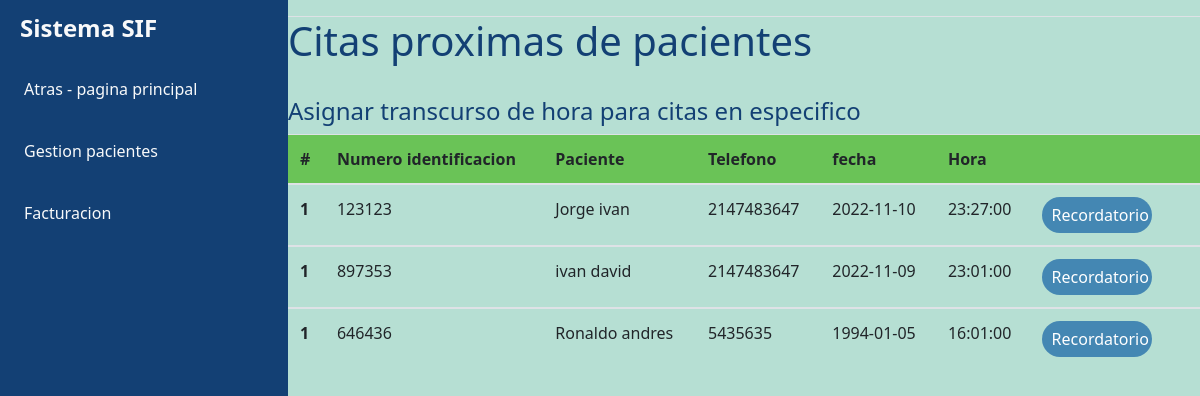
/vistas/secretaria/citas.php, run on the app's committed database.
### tables this page shows
CREATE TABLE `citas` (
  `Fecha` date NOT NULL,
  `Hora` time NOT NULL,
  `NumeroIdentificacion` int(11) NOT NULL
);

CREATE TABLE `pacientes` (
  `TipoIdentificacion` varchar(30) NOT NULL,
  `NumeroIdentificacion` int(11) NOT NULL,
  `Nombre` varchar(30) NOT NULL,
  `Apellidos` varchar(30) NOT NULL,
  `CorreoElectronico` varchar(50) NOT NULL,
  `Telefono` int(11) NOT NULL,
  `CIudadResidencia` varchar(30) NOT NULL,
  `DireccionResidencia` varchar(30) NOT NULL,
  `Sexo` varchar(30) NOT NULL,
  `FechaNacimiento` date NOT NULL,
  `NombreAcudiente` varchar(30) NOT NULL,
  `ApellidosAcudiente` varchar(30) NOT NULL,
  `CorreoAcudiente` varchar(30) NOT NULL,
  `TelefonoAcudiente` int(11) NOT NULL,
  `EdadAcudiente` int(11) NOT NULL
);

### vistas/secretaria/citas.php (the view, shortened to what this page needs)
<?php
$conexion = mysqli_connect('localhost', 'root', '', 'proyecto_final_web2');
?>
<!doctype html>
<html lang="en">
<head>
  <link rel="stylesheet" href="https://stackpath.bootstrapcdn.com/bootstrap/4.3.1/css/bootstrap.min.css">
  <link rel="stylesheet" href="../../Recursos/Bootstrap.css">
  <link href="https://unpkg.com/ionicons@4.5.10-0/dist/css/ionicons.min.css" rel="stylesheet">
</head>
<body>
  <div class="d-flex" id="content-wrapper">
    <div id="sidebar-container" class="bg-primary">
      <div class="logo">
        <h4 class="text-light font-weight-bold mb-0">Sistema SIF</h4>
      </div>
      <div class="menu">
        <a href="principalsecretaria.php" class="d-block text-light p-3 border-0"><i class="icon ion-md-apps lead mr-2"></i>
          Atras - pagina principal</a>
        <a href="usuarios.php" class="d-block text-light p-3 border-0"><i class="icon ion-md-people lead mr-2"></i>
          Gestion pacientes</a>
        <a href="facturacion.php" class="d-block text-light p-3 border-0"><i class="icon ion-md-stats lead mr-2"></i>
          Facturacion</a>
      </div>
    </div>
    <div class="w-100">
      <nav class="navbar navbar-expand-lg navbar-light bg-light border-bottom">
      </nav>
      <div id="content" class="bg-grey w-100">
        <h1>Citas proximas de pacientes</h1><br>
        <h4>Asignar transcurso de hora para citas en especifico</h4>
        <div class="table-responsice">
          <table class="table table-caption">
            <thead>
              <tr class="table-active" style="background-color:  #73D35E;">
                <th scope="col">#</th>
                <th scope="col">Numero identificacion</th>
                <th scope="col">Paciente</th>
                <th scope="col">Telefono</th>
                <th scope="col">fecha</th>
                <th scope="col">Hora</th>
                <th scope="col"></th>
                <th scope="col"></th>
              </tr>
            </thead>
            <?php
            $sqlPrepared = "SELECT p.NumeroIdentificacion,
                                            p.Nombre,
                                            p.Telefono,
                                            c.Fecha,
                                            c.hora
                                      FROM citas as c
                                      INNER JOIN pacientes as p
                                      on c.NumeroIdentificacion = p.NumeroIdentificacion; ";
            $result = mysqli_query($conexion, $sqlPrepared);
            while ($mostrar = mysqli_fetch_array($result)) {
            ?>
              <tbody>
                <tr>
                  <th scope="row">1</th>
                  <td><?php echo $mostrar['NumeroIdentificacion']; ?></td>
                  <td><?php echo $mostrar['Nombre']; ?></td>
                  <td><?php echo $mostrar['Telefono']; ?></td>
                  <td><?php echo $mostrar['Fecha']; ?></td>
                  <td><?php echo $mostrar['hora']; ?></td>
                  <td>
                    <button class="btn btn-primary badge-pill" style="width: 110px; background-color: #4487B3;">Recordatorio</button></a>
                </tr>
              </tbody>
            <?php
            }
            ?>
          </table>
        </div>
      </div>
</body>
</html>

### vistas/secretaria/citas.php (style rules this page uses)
* { font-family: Segoe UI; font-size: 16px; }

### data on the page
citas: NumeroIdentificacion.NumeroIdentificacion "123123", NumeroIdentificacion.Nombre "Jorge ivan", NumeroIdentificacion.Telefono "2147483647", Fecha "2022-11-10", Hora "23:27:00"
citas: NumeroIdentificacion.NumeroIdentificacion "897353", NumeroIdentificacion.Nombre "ivan david", NumeroIdentificacion.Telefono "2147483647", Fecha "2022-11-09", Hora "23:01:00"
citas: NumeroIdentificacion.NumeroIdentificacion "646436", NumeroIdentificacion.Nombre "Ronaldo andres", NumeroIdentificacion.Telefono "5435635", Fecha "1994-01-05", Hora "16:01:00"
